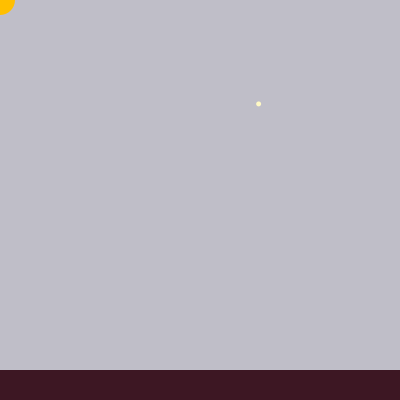
Frame 1 (no input)
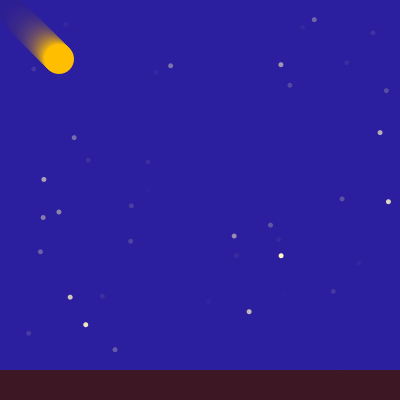
Frame 60 (the mouse pressed at the canvas centre just before this capture)
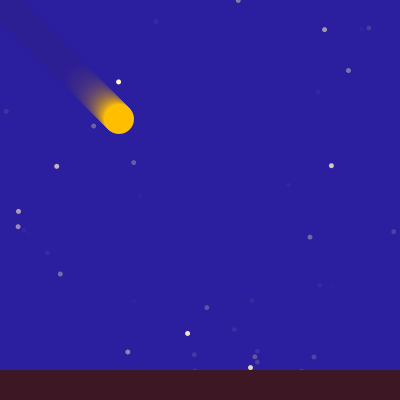
Frame 120 (the mouse held since frame 60 and released just before this capture)

The Processing sketch that drew these frames (run headless with seeded random() and noise(); from frame 60 on, the mouse is pressed at the canvas centre):

// Processing sketch: Treino_Void_Gabarito
// ── Treino_Void_Gabarito.pde
int contadorDeQuadros= 0;
void setup() {
  noStroke();
  size(400,400);
}
void draw () {
  fill(39, 25, 158, 20);
  rect(0, 0, width, height);
  fill(255, 191, 0);
  ellipse(contadorDeQuadros, contadorDeQuadros, 30, 30);
  fill(255, 249, 196);
  ellipse(random(0, width), random(0, height), 5, 5);
  fill(61, 23, 35);
  rect(0, 370, width, height);
  contadorDeQuadros++;
} 
